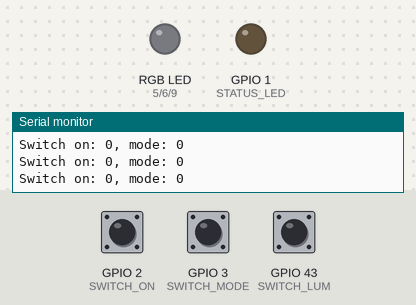
This program was run on a simulated Seeed XIAO ESP32-S3. On the bench: an RGB LED mixed from three pins (HIGH = lit), output pins drawn as LEDs (lit = HIGH), the last lines printed to the serial monitor. The inputs (shaded band) are chosen by the test bench; at power-on: GPIO 2 (SWITCH_ON) HIGH, GPIO 3 (SWITCH_MODE) HIGH, GPIO 43 (SWITCH_LUM) LOW. Dim RGB values are drawn brighter than linear.

Above: at 11.7 s.
11.8 s: GPIO 2 (SWITCH_ON) pulled LOW for 0.15 s
At 13.1 s:
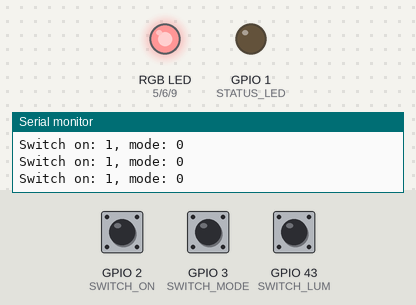
13.4 s: GPIO 3 (SWITCH_MODE) pulled LOW for 0.15 s
At 14.6 s:
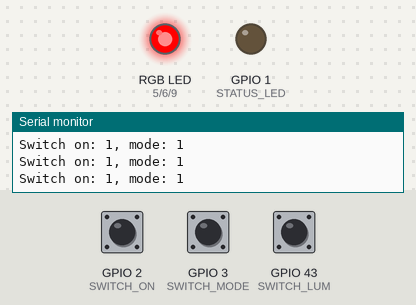
15.0 s: GPIO 43 (SWITCH_LUM) pulled HIGH for 1 s
At 16.6 s:
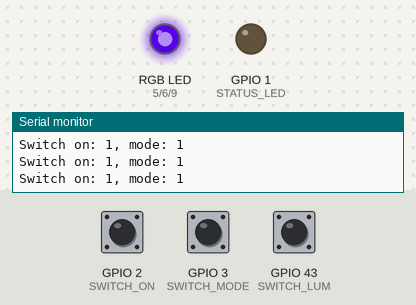
17.5 s: GPIO 43 (SWITCH_LUM) pulled HIGH for 0.15 s
At 18.5 s:
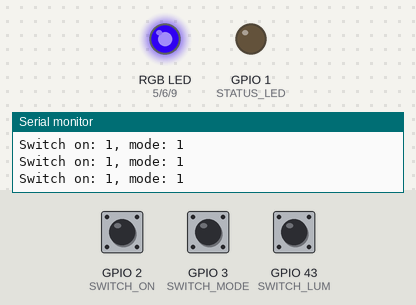
19.1 s: GPIO 3 (SWITCH_MODE) pulled LOW for 1 s
23.1 s: GPIO 3 (SWITCH_MODE) pulled LOW for 0.15 s
At 23.5 s:
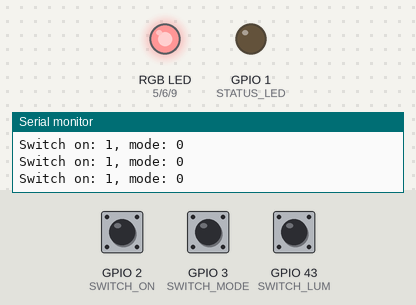
Timing chart, 0 to 25.7 s (numbered marks = the images above; inputs shaded):
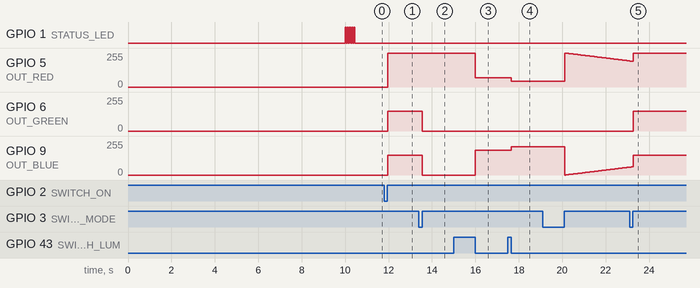

The program:

main.cpp
```cpp
#include <Arduino.h>

// ESP32S3 Pins
#define D0 1
#define D1 2
#define D2 3
#define D3 4
#define D4 5
#define D5 6
#define D6 43
#define D7 44
#define D8 7
#define D9 8
#define D10 9

#define SWITCH_ON D1
#define SWITCH_MODE D2
#define SWITCH_LUM D6

#define STATUS_LED D0

#define OUT_RED D4
#define OUT_GREEN D5
#define OUT_BLUE D10

#define MODE_WHITE 0
#define MODE_COLOUR 1
#define MODE_FADING 2

#define RED_TO_BLUE 0
#define BLUE_TO_GREEN 1
#define GREEN_TO_RED 2

boolean switchOn = false;
int activeMode = MODE_WHITE;

// brightness
int lampBrightness = 100;
int brightnessPicking = false;

// color picking
int previousSwitchColState = 0;
bool colorPicking = false;
int colorPickingCounter = 0;
int colorPickingCurrentTransition = 0;

// debounce buttons
int lastSwitchOnPressed = 0;
int lastSwitchModePressed = 0;
int lastSwitchColPressed = 0;

// white color mode
int whiteColorModeRed = 255;
int whiteColorModeGreen = 150;
int whiteColorModeBlue = 150;

// single color mode
int singleColorModeRed = 255;
int singleColorModeGreen = 0;
int singleColorModeBlue = 0;

// fading color mode
int fadingSpeed = 50;
int currentTransition = RED_TO_BLUE;
int fadingCounter = 0;
int fadingColorModeRed = 255;
int fadingColorModeGreen = 0;
int fadingColorModeBlue = 0;

void IRAM_ATTR onSwitchOnChanged()
{
  int millisNow = millis();
  bool ignore = millisNow - lastSwitchOnPressed < 50;
  lastSwitchOnPressed = millisNow;
  if (ignore)
    return;

  switchOn = !switchOn;
  Serial.println("Switch on changed: Now " + String(switchOn));
}

void IRAM_ATTR onSwitchModeChanged()
{
  int millisNow = millis();
  bool ignore = millisNow - lastSwitchModePressed < 50;
  lastSwitchModePressed = millisNow;
  if (ignore)
    return;

  activeMode = (activeMode + 1) % 3;
  Serial.println("Switch mode changed: Now " + String(activeMode));
}

void IRAM_ATTR onSwitchColChanged()
{
  int millisNow = millis();
  bool ignore = millisNow - lastSwitchColPressed < 50;
  lastSwitchColPressed = millisNow;
  if (ignore)
    return;

  int switchColState = digitalRead(SWITCH_LUM);
  bool risingEdge = previousSwitchColState == 0 && switchColState == 1;
  bool fallingEdge = previousSwitchColState == 1 && switchColState == 0;
  Serial.println("Switch col previous: " + String(previousSwitchColState) + ", current: " + String(switchColState));
  previousSwitchColState = switchColState;

  if (risingEdge)
  {
    colorPicking = true;
    fadingSpeed = 5;
  }
  if (fallingEdge)
  {
    colorPicking = false;
    fadingSpeed = 50;
  }
}

void turnOn(uint8_t pin, int brightness)
{
  analogWrite(pin, brightness * (lampBrightness / 100));
}

void switchOff()
{
  analogWrite(OUT_RED, 0);
  analogWrite(OUT_GREEN, 0);
  analogWrite(OUT_BLUE, 0);
}

void setup()
{
  Serial.begin(115200);
  delay(10000);
  Serial.println("Start");

  pinMode(SWITCH_ON, INPUT);
  attachInterrupt(SWITCH_ON, onSwitchOnChanged, RISING);

  pinMode(SWITCH_MODE, INPUT);
  attachInterrupt(SWITCH_MODE, onSwitchModeChanged, RISING);

  pinMode(SWITCH_LUM, INPUT);
  attachInterrupt(SWITCH_LUM, onSwitchColChanged, CHANGE);

  pinMode(STATUS_LED, OUTPUT);

  pinMode(OUT_RED, OUTPUT);
  pinMode(OUT_GREEN, OUTPUT);
  pinMode(OUT_BLUE, OUTPUT);

  // flash status led
  for (int i = 0; i < 5; i++)
  {
    digitalWrite(STATUS_LED, HIGH);
    delay(50);
    digitalWrite(STATUS_LED, LOW);
    delay(50);
  }
}

void loop()
{
  delay(fadingSpeed);
  Serial.println("Switch on: " + String(switchOn) + ", mode: " + String(activeMode));

  if (!switchOn)
  {
    switchOff();
    return;
  }

  if (colorPicking)
  {
    Serial.println("Color picking");
    switch (colorPickingCurrentTransition)
    {
    case RED_TO_BLUE:
    {
      singleColorModeRed = 255 - colorPickingCounter;
      singleColorModeGreen = 0;
      singleColorModeBlue = colorPickingCounter;
      break;
    }

    case BLUE_TO_GREEN:
    {
      singleColorModeRed = 0;
      singleColorModeGreen = colorPickingCounter;
      singleColorModeBlue = 255 - colorPickingCounter;
      break;
    }
    case GREEN_TO_RED:
    {
      singleColorModeRed = colorPickingCounter;
      singleColorModeGreen = 255 - colorPickingCounter;
      singleColorModeBlue = 0;
      break;
    }
    default:
      break;
    }

    colorPickingCounter++;
    if (colorPickingCounter > 255)
    {
      colorPickingCounter = 0;
      colorPickingCurrentTransition = (colorPickingCurrentTransition + 1) % 3;
    }
  }

  if (brightnessPicking)
  {
    if (lampBrightness < 100)
      lampBrightness += 1;
    else
      lampBrightness = 10;
  }

  switch (activeMode)
  {
  case MODE_WHITE:
  {
    turnOn(OUT_RED, whiteColorModeRed);
    turnOn(OUT_GREEN, whiteColorModeGreen);
    turnOn(OUT_BLUE, whiteColorModeBlue);
    break;
  }
  case MODE_COLOUR:
  {
    turnOn(OUT_RED, singleColorModeRed);
    turnOn(OUT_GREEN, singleColorModeGreen);
    turnOn(OUT_BLUE, singleColorModeBlue);
    break;
  }
  case MODE_FADING:
  {
    switch (currentTransition)
    {
    case RED_TO_BLUE:
      fadingColorModeRed = 255 - fadingCounter;
      fadingColorModeGreen = 0;
      fadingColorModeBlue = fadingCounter;
      break;

    case BLUE_TO_GREEN:
      fadingColorModeRed = 0;
      fadingColorModeGreen = fadingCounter;
      fadingColorModeBlue = 255 - fadingCounter;
      break;

    case GREEN_TO_RED:
      fadingColorModeRed = fadingCounter;
      fadingColorModeGreen = 255 - fadingCounter;
      fadingColorModeBlue = 0;
      break;

    default:
      break;
    }

    fadingCounter++;
    if (fadingCounter > 255)
    {
      fadingCounter = 0;
      currentTransition = (currentTransition + 1) % 3;
    }
    turnOn(OUT_RED, fadingColorModeRed);
    turnOn(OUT_GREEN, fadingColorModeGreen);
    turnOn(OUT_BLUE, fadingColorModeBlue);

    break;
  }
  default:
    break;
  }
}
```

Measured:
- after the input at 11.8 s, GPIO 5 (OUT_RED): 0/255 → 255/255 after 0.16 s; GPIO 6 (OUT_GREEN), GPIO 9 (OUT_BLUE): 0/255 → 150/255 after 0.16 s
- after the input at 13.4 s, GPIO 6 (OUT_GREEN), GPIO 9 (OUT_BLUE): 150/255 → 0/255 after 0.16 s
- after the input at 15.0 s, GPIO 5 (OUT_RED): 255/255 → 69/255 after 1.0 s; GPIO 9 (OUT_BLUE): 0/255 → 186/255 after 1.0 s
- after the input at 17.5 s, GPIO 5 (OUT_RED): 69/255 → 42/255 after 0.14 s; GPIO 9 (OUT_BLUE): 186/255 → 213/255 after 0.14 s
- after the input at 23.1 s, GPIO 6 (OUT_GREEN): 0/255 → 150/255 after 0.17 s
